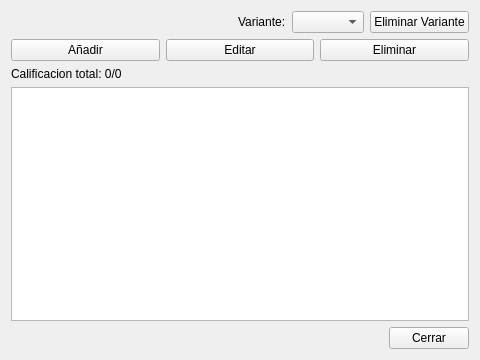
<?xml version="1.0" encoding="UTF-8"?>
<ui version="4.0">
 <class>Form</class>
 <widget class="QWidget" name="Form">
  <property name="geometry">
   <rect>
    <x>0</x>
    <y>0</y>
    <width>480</width>
    <height>360</height>
   </rect>
  </property>
  <property name="minimumSize">
   <size>
    <width>480</width>
    <height>360</height>
   </size>
  </property>
  <property name="windowTitle">
   <string>Gestionar Pasos</string>
  </property>
  <layout class="QVBoxLayout" name="verticalLayout_2">
   <item>
    <layout class="QHBoxLayout" name="horizontalLayout_2">
     <item>
      <spacer name="horizontalSpacer">
       <property name="orientation">
        <enum>Qt::Horizontal</enum>
       </property>
       <property name="sizeHint" stdset="0">
        <size>
         <width>40</width>
         <height>20</height>
        </size>
       </property>
      </spacer>
     </item>
     <item>
      <widget class="QLabel" name="label">
       <property name="text">
        <string>Variante:</string>
       </property>
      </widget>
     </item>
     <item>
      <widget class="QComboBox" name="variante_selec"/>
     </item>
     <item>
      <widget class="QPushButton" name="eliminar_var_btn">
       <property name="text">
        <string>Eliminar Variante</string>
       </property>
      </widget>
     </item>
    </layout>
   </item>
   <item>
    <layout class="QVBoxLayout" name="verticalLayout">
     <item>
      <layout class="QHBoxLayout" name="horizontalLayout">
       <item>
        <widget class="QPushButton" name="agregar_btn">
         <property name="text">
          <string>Añadir</string>
         </property>
        </widget>
       </item>
       <item>
        <widget class="QPushButton" name="editar_btn">
         <property name="text">
          <string>Editar</string>
         </property>
        </widget>
       </item>
       <item>
        <widget class="QPushButton" name="eliminar_btn">
         <property name="text">
          <string>Eliminar</string>
         </property>
        </widget>
       </item>
      </layout>
     </item>
     <item>
      <widget class="QLabel" name="cal_act">
       <property name="text">
        <string>Calificacion total: 0/0</string>
       </property>
      </widget>
     </item>
     <item>
      <widget class="QTableWidget" name="tabla">
       <property name="editTriggers">
        <set>QAbstractItemView::NoEditTriggers</set>
       </property>
       <property name="selectionMode">
        <enum>QAbstractItemView::SingleSelection</enum>
       </property>
      </widget>
     </item>
    </layout>
   </item>
   <item>
    <layout class="QHBoxLayout" name="horizontalLayout_3">
     <item>
      <spacer name="horizontalSpacer_2">
       <property name="orientation">
        <enum>Qt::Horizontal</enum>
       </property>
       <property name="sizeHint" stdset="0">
        <size>
         <width>40</width>
         <height>20</height>
        </size>
       </property>
      </spacer>
     </item>
     <item>
      <widget class="QPushButton" name="cerrar_btn">
       <property name="text">
        <string>Cerrar</string>
       </property>
      </widget>
     </item>
    </layout>
   </item>
  </layout>
 </widget>
 <resources/>
 <connections/>
</ui>
